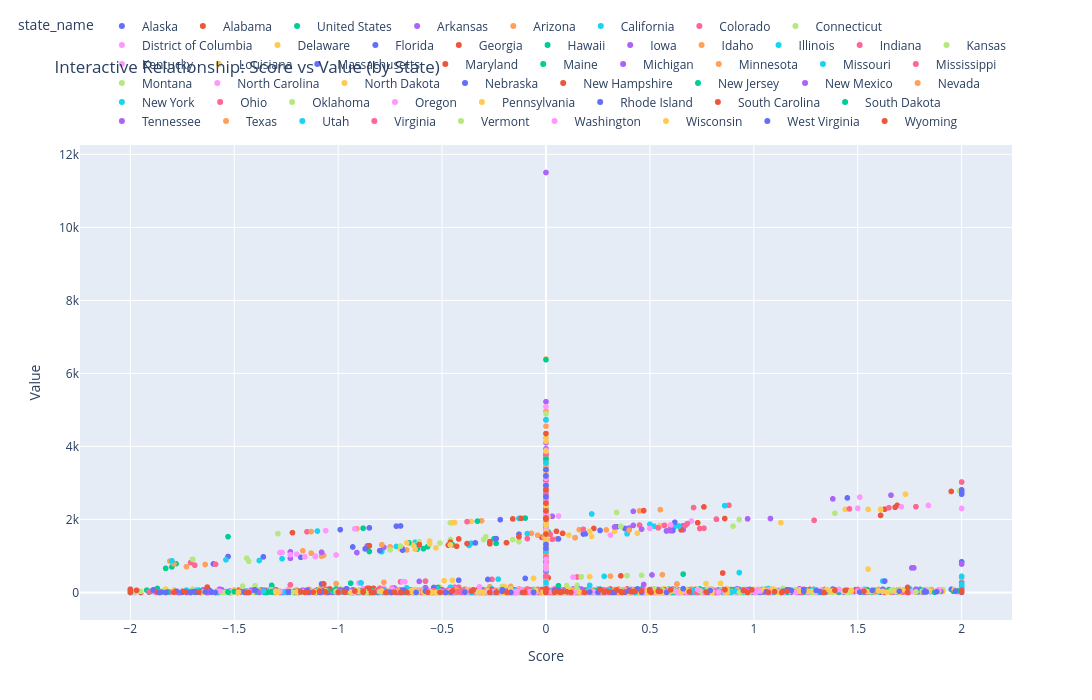

Notebook code for this chart:
### Code cell
# 6. Violinplot
plt.figure(figsize=(14, 7))

top_measures_violin = df_encoded['measure_name'].value_counts().head(10).index
df_violin = df_encoded[df_encoded['measure_name'].isin(top_measures_violin)]

sns.violinplot(
    data=df_violin,
    x='measure_name',
    y='value'
)

plt.xticks(rotation=90)
plt.title('Value Distribution by Measure (Top 10)')
plt.xlabel('Measure Name')
plt.ylabel('Value')
plt.tight_layout()
plt.show()

# 7. Интерактивный график Plotly с hover_data
import plotly.express as px

fig = px.scatter(
    df_encoded,
    x='score',
    y='value',
    color='state_name',
    hover_data=['measure_name', 'rank', 'lower_CI', 'upper_CI', 'uncertainty_ratio'],
    title='Interactive Relationship: Score vs Value (by State)',
    labels={'score': 'Score', 'value': 'Value'},
    height=700,
    width=1200
)

fig.update_layout(
    hovermode='closest',
    legend=dict(orientation='h', yanchor='bottom', y=1.02, xanchor='right', x=1)
)

fig.show()

### Figure 1 — Plotly figure (JSON) as saved in the notebook; plotly's stock layout.template omitted (floating-point values rounded to 4 significant figures; data arrays with more than 128 entries replaced by an {"elided": "..."} marker saying what was removed)
{"data": [{"customdata": {"elided": "332x5 mixed values"}, "hovertemplate": "state_name=Alaska<br>Score=%{x}<br>Value=%{y}<br>measure_name=%{customdata[0]}<br>rank=%{customdata[1]}<br>lower_CI=%{customdata[2]}<br>upper_CI=%{customdata[3]}<br>uncertainty_ratio=%{customdata[4]}<extra></extra>", "legendgroup": "Alaska", "marker": {"color": "#636efa", "symbol": "circle"}, "mode": "markers", "name": "Alaska", "showlegend": true, "type": "scattergl", "x": {"elided": "332 float values"}, "xaxis": "x", "y": {"elided": "332 float values"}, "yaxis": "y"}, {"customdata": {"elided": "374x5 mixed values"}, "hovertemplate": "state_name=Alabama<br>Score=%{x}<br>Value=%{y}<br>measure_name=%{customdata[0]}<br>rank=%{customdata[1]}<br>lower_CI=%{customdata[2]}<br>upper_CI=%{customdata[3]}<br>uncertainty_ratio=%{customdata[4]}<extra></extra>", "legendgroup": "Alabama", "marker": {"color": "#EF553B", "symbol": "circle"}, "mode": "markers", "name": "Alabama", "showlegend": true, "type": "scattergl", "x": {"elided": "374 float values"}, "xaxis": "x", "y": {"elided": "374 float values"}, "yaxis": "y"}, {"customdata": {"elided": "482x5 mixed values"}, "hovertemplate": "state_name=United States<br>Score=%{x}<br>Value=%{y}<br>measure_name=%{customdata[0]}<br>rank=%{customdata[1]}<br>lower_CI=%{customdata[2]}<br>upper_CI=%{customdata[3]}<br>uncertainty_ratio=%{customdata[4]}<extra></extra>", "legendgroup": "United States", "marker": {"color": "#00cc96", "symbol": "circle"}, "mode": "markers", "name": "United States", "showlegend": true, "type": "scattergl", "x": {"elided": "482 float values"}, "xaxis": "x", "y": {"elided": "482 float values"}, "yaxis": "y"}, {"customdata": {"elided": "374x5 mixed values"}, "hovertemplate": "state_name=Arkansas<br>Score=%{x}<br>Value=%{y}<br>measure_name=%{customdata[0]}<br>rank=%{customdata[1]}<br>lower_CI=%{customdata[2]}<br>upper_CI=%{customdata[3]}<br>uncertainty_ratio=%{customdata[4]}<extra></extra>", "legendgroup": "Arkansas", "marker": {"color": "#ab63fa", "symbol": "circle"}, "mode": "markers", "name": "Arkansas", "showlegend": true, "type": "scattergl", "x": {"elided": "374 float values"}, "xaxis": "x", "y": {"elided": "374 float values"}, "yaxis": "y"}, {"customdata": {"elided": "413x5 mixed values"}, "hovertemplate": "state_name=Arizona<br>Score=%{x}<br>Value=%{y}<br>measure_name=%{customdata[0]}<br>rank=%{customdata[1]}<br>lower_CI=%{customdata[2]}<br>upper_CI=%{customdata[3]}<br>uncertainty_ratio=%{customdata[4]}<extra></extra>", "legendgroup": "Arizona", "marker": {"color": "#FFA15A", "symbol": "circle"}, "mode": "markers", "name": "Arizona", "showlegend": true, "type": "scattergl", "x": {"elided": "413 float values"}, "xaxis": "x", "y": {"elided": "413 float values"}, "yaxis": "y"}, {"customdata": {"elided": "374x5 mixed values"}, "hovertemplate": "state_name=California<br>Score=%{x}<br>Value=%{y}<br>measure_name=%{customdata[0]}<br>rank=%{customdata[1]}<br>lower_CI=%{customdata[2]}<br>upper_CI=%{customdata[3]}<br>uncertainty_ratio=%{customdata[4]}<extra></extra>", "legendgroup": "California", "marker": {"color": "#19d3f3", "symbol": "circle"}, "mode": "markers", "name": "California", "showlegend": true, "type": "scattergl", "x": {"elided": "374 float values"}, "xaxis": "x", "y": {"elided": "374 float values"}, "yaxis": "y"}, {"customdata": {"elided": "393x5 mixed values"}, "hovertemplate": "state_name=Colorado<br>Score=%{x}<br>Value=%{y}<br>measure_name=%{customdata[0]}<br>rank=%{customdata[1]}<br>lower_CI=%{customdata[2]}<br>upper_CI=%{customdata[3]}<br>uncertainty_ratio=%{customdata[4]}<extra></extra>", "legendgroup": "Colorado", "marker": {"color": "#FF6692", "symbol": "circle"}, "mode": "markers", "name": "Colorado", "showlegend": true, "type": "scattergl", "x": {"elided": "393 float values"}, "xaxis": "x", "y": {"elided": "393 float values"}, "yaxis": "y"}, {"customdata": {"elided": "356x5 mixed values"}, "hovertemplate": "state_name=Connecticut<br>Score=%{x}<br>Value=%{y}<br>measure_name=%{customdata[0]}<br>rank=%{customdata[1]}<br>lower_CI=%{customdata[2]}<br>upper_CI=%{customdata[3]}<br>uncertainty_ratio=%{customdata[4]}<extra></extra>", "legendgroup": "Connecticut", "marker": {"color": "#B6E880", "symbol": "circle"}, "mode": "markers", "name": "Connecticut", "showlegend": true, "type": "scattergl", "x": {"elided": "356 float values"}, "xaxis": "x", "y": {"elided": "356 float values"}, "yaxis": "y"}, {"customdata": {"elided": "291x5 mixed values"}, "hovertemplate": "state_name=District of Columbia<br>Score=%{x}<br>Value=%{y}<br>measure_name=%{customdata[0]}<br>rank=%{customdata[1]}<br>lower_CI=%{customdata[2]}<br>upper_CI=%{customdata[3]}<br>uncertainty_ratio=%{customdata[4]}<extra></extra>", "legendgroup": "District of Columbia", "marker": {"color": "#FF97FF", "symbol": "circle"}, "mode": "markers", "name": "District of Columbia", "showlegend": true, "type": "scattergl", "x": {"elided": "291 float values"}, "xaxis": "x", "y": {"elided": "291 float values"}, "yaxis": "y"}, {"customdata": {"elided": "331x5 mixed values"}, "hovertemplate": "state_name=Delaware<br>Score=%{x}<br>Value=%{y}<br>measure_name=%{customdata[0]}<br>rank=%{customdata[1]}<br>lower_CI=%{customdata[2]}<br>upper_CI=%{customdata[3]}<br>uncertainty_ratio=%{customdata[4]}<extra></extra>", "legendgroup": "Delaware", "marker": {"color": "#FECB52", "symbol": "circle"}, "mode": "markers", "name": "Delaware", "showlegend": true, "type": "scattergl", "x": {"elided": "331 float values"}, "xaxis": "x", "y": {"elided": "331 float values"}, "yaxis": "y"}, {"customdata": {"elided": "402x5 mixed values"}, "hovertemplate": "state_name=Florida<br>Score=%{x}<br>Value=%{y}<br>measure_name=%{customdata[0]}<br>rank=%{customdata[1]}<br>lower_CI=%{customdata[2]}<br>upper_CI=%{customdata[3]}<br>uncertainty_ratio=%{customdata[4]}<extra></extra>", "legendgroup": "Florida", "marker": {"color": "#636efa", "symbol": "circle"}, "mode": "markers", "name": "Florida", "showlegend": true, "type": "scattergl", "x": {"elided": "402 float values"}, "xaxis": "x", "y": {"elided": "402 float values"}, "yaxis": "y"}, {"customdata": {"elided": "380x5 mixed values"}, "hovertemplate": "state_name=Georgia<br>Score=%{x}<br>Value=%{y}<br>measure_name=%{customdata[0]}<br>rank=%{customdata[1]}<br>lower_CI=%{customdata[2]}<br>upper_CI=%{customdata[3]}<br>uncertainty_ratio=%{customdata[4]}<extra></extra>", "legendgroup": "Georgia", "marker": {"color": "#EF553B", "symbol": "circle"}, "mode": "markers", "name": "Georgia", "showlegend": true, "type": "scattergl", "x": {"elided": "380 float values"}, "xaxis": "x", "y": {"elided": "380 float values"}, "yaxis": "y"}, {"customdata": {"elided": "409x5 mixed values"}, "hovertemplate": "state_name=Hawaii<br>Score=%{x}<br>Value=%{y}<br>measure_name=%{customdata[0]}<br>rank=%{customdata[1]}<br>lower_CI=%{customdata[2]}<br>upper_CI=%{customdata[3]}<br>uncertainty_ratio=%{customdata[4]}<extra></extra>", "legendgroup": "Hawaii", "marker": {"color": "#00cc96", "symbol": "circle"}, "mode": "markers", "name": "Hawaii", "showlegend": true, "type": "scattergl", "x": {"elided": "409 float values"}, "xaxis": "x", "y": {"elided": "409 float values"}, "yaxis": "y"}, {"customdata": {"elided": "352x5 mixed values"}, "hovertemplate": "state_name=Iowa<br>Score=%{x}<br>Value=%{y}<br>measure_name=%{customdata[0]}<br>rank=%{customdata[1]}<br>lower_CI=%{customdata[2]}<br>upper_CI=%{customdata[3]}<br>uncertainty_ratio=%{customdata[4]}<extra></extra>", "legendgroup": "Iowa", "marker": {"color": "#ab63fa", "symbol": "circle"}, "mode": "markers", "name": "Iowa", "showlegend": true, "type": "scattergl", "x": {"elided": "352 float values"}, "xaxis": "x", "y": {"elided": "352 float values"}, "yaxis": "y"}, {"customdata": {"elided": "337x5 mixed values"}, "hovertemplate": "state_name=Idaho<br>Score=%{x}<br>Value=%{y}<br>measure_name=%{customdata[0]}<br>rank=%{customdata[1]}<br>lower_CI=%{customdata[2]}<br>upper_CI=%{customdata[3]}<br>uncertainty_ratio=%{customdata[4]}<extra></extra>", "legendgroup": "Idaho", "marker": {"color": "#FFA15A", "symbol": "circle"}, "mode": "markers", "name": "Idaho", "showlegend": true, "type": "scattergl", "x": {"elided": "337 float values"}, "xaxis": "x", "y": {"elided": "337 float values"}, "yaxis": "y"}, {"customdata": {"elided": "357x5 mixed values"}, "hovertemplate": "state_name=Illinois<br>Score=%{x}<br>Value=%{y}<br>measure_name=%{customdata[0]}<br>rank=%{customdata[1]}<br>lower_CI=%{customdata[2]}<br>upper_CI=%{customdata[3]}<br>uncertainty_ratio=%{customdata[4]}<extra></extra>", "legendgroup": "Illinois", "marker": {"color": "#19d3f3", "symbol": "circle"}, "mode": "markers", "name": "Illinois", "showlegend": true, "type": "scattergl", "x": {"elided": "357 float values"}, "xaxis": "x", "y": {"elided": "357 float values"}, "yaxis": "y"}, {"customdata": {"elided": "378x5 mixed values"}, "hovertemplate": "state_name=Indiana<br>Score=%{x}<br>Value=%{y}<br>measure_name=%{customdata[0]}<br>rank=%{customdata[1]}<br>lower_CI=%{customdata[2]}<br>upper_CI=%{customdata[3]}<br>uncertainty_ratio=%{customdata[4]}<extra></extra>", "legendgroup": "Indiana", "marker": {"color": "#FF6692", "symbol": "circle"}, "mode": "markers", "name": "Indiana", "showlegend": true, "type": "scattergl", "x": {"elided": "378 float values"}, "xaxis": "x", "y": {"elided": "378 float values"}, "yaxis": "y"}, {"customdata": {"elided": "383x5 mixed values"}, "hovertemplate": "state_name=Kansas<br>Score=%{x}<br>Value=%{y}<br>measure_name=%{customdata[0]}<br>rank=%{customdata[1]}<br>lower_CI=%{customdata[2]}<br>upper_CI=%{customdata[3]}<br>uncertainty_ratio=%{customdata[4]}<extra></extra>", "legendgroup": "Kansas", "marker": {"color": "#B6E880", "symbol": "circle"}, "mode": "markers", "name": "Kansas", "showlegend": true, "type": "scattergl", "x": {"elided": "383 float values"}, "xaxis": "x", "y": {"elided": "383 float values"}, "yaxis": "y"}, {"customdata": {"elided": "350x5 mixed values"}, "hovertemplate": "state_name=Kentucky<br>Score=%{x}<br>Value=%{y}<br>measure_name=%{customdata[0]}<br>rank=%{customdata[1]}<br>lower_CI=%{customdata[2]}<br>upper_CI=%{customdata[3]}<br>uncertainty_ratio=%{customdata[4]}<extra></extra>", "legendgroup": "Kentucky", "marker": {"color": "#FF97FF", "symbol": "circle"}, "mode": "markers", "name": "Kentucky", "showlegend": true, "type": "scattergl", "x": {"elided": "350 float values"}, "xaxis": "x", "y": {"elided": "350 float values"}, "yaxis": "y"}, {"customdata": {"elided": "366x5 mixed values"}, "hovertemplate": "state_name=Louisiana<br>Score=%{x}<br>Value=%{y}<br>measure_name=%{customdata[0]}<br>rank=%{customdata[1]}<br>lower_CI=%{customdata[2]}<br>upper_CI=%{customdata[3]}<br>uncertainty_ratio=%{customdata[4]}<extra></extra>", "legendgroup": "Louisiana", "marker": {"color": "#FECB52", "symbol": "circle"}, "mode": "markers", "name": "Louisiana", "showlegend": true, "type": "scattergl", "x": {"elided": "366 float values"}, "xaxis": "x", "y": {"elided": "366 float values"}, "yaxis": "y"}, {"customdata": {"elided": "365x5 mixed values"}, "hovertemplate": "state_name=Massachusetts<br>Score=%{x}<br>Value=%{y}<br>measure_name=%{customdata[0]}<br>rank=%{customdata[1]}<br>lower_CI=%{customdata[2]}<br>upper_CI=%{customdata[3]}<br>uncertainty_ratio=%{customdata[4]}<extra></extra>", "legendgroup": "Massachusetts", "marker": {"color": "#636efa", "symbol": "circle"}, "mode": "markers", "name": "Massachusetts", "showlegend": true, "type": "scattergl", "x": {"elided": "365 float values"}, "xaxis": "x", "y": {"elided": "365 float values"}, "yaxis": "y"}, {"customdata": {"elided": "394x5 mixed values"}, "hovertemplate": "state_name=Maryland<br>Score=%{x}<br>Value=%{y}<br>measure_name=%{customdata[0]}<br>rank=%{customdata[1]}<br>lower_CI=%{customdata[2]}<br>upper_CI=%{customdata[3]}<br>uncertainty_ratio=%{customdata[4]}<extra></extra>", "legendgroup": "Maryland", "marker": {"color": "#EF553B", "symbol": "circle"}, "mode": "markers", "name": "Maryland", "showlegend": true, "type": "scattergl", "x": {"elided": "394 float values"}, "xaxis": "x", "y": {"elided": "394 float values"}, "yaxis": "y"}, {"customdata": {"elided": "343x5 mixed values"}, "hovertemplate": "state_name=Maine<br>Score=%{x}<br>Value=%{y}<br>measure_name=%{customdata[0]}<br>rank=%{customdata[1]}<br>lower_CI=%{customdata[2]}<br>upper_CI=%{customdata[3]}<br>uncertainty_ratio=%{customdata[4]}<extra></extra>", "legendgroup": "Maine", "marker": {"color": "#00cc96", "symbol": "circle"}, "mode": "markers", "name": "Maine", "showlegend": true, "type": "scattergl", "x": {"elided": "343 float values"}, "xaxis": "x", "y": {"elided": "343 float values"}, "yaxis": "y"}, {"customdata": {"elided": "380x5 mixed values"}, "hovertemplate": "state_name=Michigan<br>Score=%{x}<br>Value=%{y}<br>measure_name=%{customdata[0]}<br>rank=%{customdata[1]}<br>lower_CI=%{customdata[2]}<br>upper_CI=%{customdata[3]}<br>uncertainty_ratio=%{customdata[4]}<extra></extra>", "legendgroup": "Michigan", "marker": {"color": "#ab63fa", "symbol": "circle"}, "mode": "markers", "name": "Michigan", "showlegend": true, "type": "scattergl", "x": {"elided": "380 float values"}, "xaxis": "x", "y": {"elided": "380 float values"}, "yaxis": "y"}, {"customdata": {"elided": "364x5 mixed values"}, "hovertemplate": "state_name=Minnesota<br>Score=%{x}<br>Value=%{y}<br>measure_name=%{customdata[0]}<br>rank=%{customdata[1]}<br>lower_CI=%{customdata[2]}<br>upper_CI=%{customdata[3]}<br>uncertainty_ratio=%{customdata[4]}<extra></extra>", "legendgroup": "Minnesota", "marker": {"color": "#FFA15A", "symbol": "circle"}, "mode": "markers", "name": "Minnesota", "showlegend": true, "type": "scattergl", "x": {"elided": "364 float values"}, "xaxis": "x", "y": {"elided": "364 float values"}, "yaxis": "y"}, {"customdata": {"elided": "376x5 mixed values"}, "hovertemplate": "state_name=Missouri<br>Score=%{x}<br>Value=%{y}<br>measure_name=%{customdata[0]}<br>rank=%{customdata[1]}<br>lower_CI=%{customdata[2]}<br>upper_CI=%{customdata[3]}<br>uncertainty_ratio=%{customdata[4]}<extra></extra>", "legendgroup": "Missouri", "marker": {"color": "#19d3f3", "symbol": "circle"}, "mode": "markers", "name": "Missouri", "showlegend": true, "type": "scattergl", "x": {"elided": "376 float values"}, "xaxis": "x", "y": {"elided": "376 float values"}, "yaxis": "y"}, {"customdata": {"elided": "372x5 mixed values"}, "hovertemplate": "state_name=Mississippi<br>Score=%{x}<br>Value=%{y}<br>measure_name=%{customdata[0]}<br>rank=%{customdata[1]}<br>lower_CI=%{customdata[2]}<br>upper_CI=%{customdata[3]}<br>uncertainty_ratio=%{customdata[4]}<extra></extra>", "legendgroup": "Mississippi", "marker": {"color": "#FF6692", "symbol": "circle"}, "mode": "markers", "name": "Mississippi", "showlegend": true, "type": "scattergl", "x": {"elided": "372 float values"}, "xaxis": "x", "y": {"elided": "372 float values"}, "yaxis": "y"}, {"customdata": {"elided": "361x5 mixed values"}, "hovertemplate": "state_name=Montana<br>Score=%{x}<br>Value=%{y}<br>measure_name=%{customdata[0]}<br>rank=%{customdata[1]}<br>lower_CI=%{customdata[2]}<br>upper_CI=%{customdata[3]}<br>uncertainty_ratio=%{customdata[4]}<extra></extra>", "legendgroup": "Montana", "marker": {"color": "#B6E880", "symbol": "circle"}, "mode": "markers", "name": "Montana", "showlegend": true, "type": "scattergl", "x": {"elided": "361 float values"}, "xaxis": "x", "y": {"elided": "361 float values"}, "yaxis": "y"}, {"customdata": {"elided": "373x5 mixed values"}, "hovertemplate": "state_name=North Carolina<br>Score=%{x}<br>Value=%{y}<br>measure_name=%{customdata[0]}<br>rank=%{customdata[1]}<br>lower_CI=%{customdata[2]}<br>upper_CI=%{customdata[3]}<br>uncertainty_ratio=%{customdata[4]}<extra></extra>", "legendgroup": "North Carolina", "marker": {"color": "#FF97FF", "symbol": "circle"}, "mode": "markers", "name": "North Carolina", "showlegend": true, "type": "scattergl", "x": {"elided": "373 float values"}, "xaxis": "x", "y": {"elided": "373 float values"}, "yaxis": "y"}, {"customdata": {"elided": "328x5 mixed values"}, "hovertemplate": "state_name=North Dakota<br>Score=%{x}<br>Value=%{y}<br>measure_name=%{customdata[0]}<br>rank=%{customdata[1]}<br>lower_CI=%{customdata[2]}<br>upper_CI=%{customdata[3]}<br>uncertainty_ratio=%{customdata[4]}<extra></extra>", "legendgroup": "North Dakota", "marker": {"color": "#FECB52", "symbol": "circle"}, "mode": "markers", "name": "North Dakota", "showlegend": true, "type": "scattergl", "x": {"elided": "328 float values"}, "xaxis": "x", "y": {"elided": "328 float values"}, "yaxis": "y"}, {"customdata": {"elided": "376x5 mixed values"}, "hovertemplate": "state_name=Nebraska<br>Score=%{x}<br>Value=%{y}<br>measure_name=%{customdata[0]}<br>rank=%{customdata[1]}<br>lower_CI=%{customdata[2]}<br>upper_CI=%{customdata[3]}<br>uncertainty_ratio=%{customdata[4]}<extra></extra>", "legendgroup": "Nebraska", "marker": {"color": "#636efa", "symbol": "circle"}, "mode": "markers", "name": "Nebraska", "showlegend": true, "type": "scattergl", "x": {"elided": "376 float values"}, "xaxis": "x", "y": {"elided": "376 float values"}, "yaxis": "y"}, {"customdata": {"elided": "345x5 mixed values"}, "hovertemplate": "state_name=New Hampshire<br>Score=%{x}<br>Value=%{y}<br>measure_name=%{customdata[0]}<br>rank=%{customdata[1]}<br>lower_CI=%{customdata[2]}<br>upper_CI=%{customdata[3]}<br>uncertainty_ratio=%{customdata[4]}<extra></extra>", "legendgroup": "New Hampshire", "marker": {"color": "#EF553B", "symbol": "circle"}, "mode": "markers", "name": "New Hampshire", "showlegend": true, "type": "scattergl", "x": {"elided": "345 float values"}, "xaxis": "x", "y": {"elided": "345 float values"}, "yaxis": "y"}, {"customdata": {"elided": "390x5 mixed values"}, "hovertemplate": "state_name=New Jersey<br>Score=%{x}<br>Value=%{y}<br>measure_name=%{customdata[0]}<br>rank=%{customdata[1]}<br>lower_CI=%{customdata[2]}<br>upper_CI=%{customdata[3]}<br>uncertainty_ratio=%{customdata[4]}<extra></extra>", "legendgroup": "New Jersey", "marker": {"color": "#00cc96", "symbol": "circle"}, "mode": "markers", "name": "New Jersey", "showlegend": true, "type": "scattergl", "x": {"elided": "390 float values"}, "xaxis": "x", "y": {"elided": "390 float values"}, "yaxis": "y"}, {"customdata": {"elided": "387x5 mixed values"}, "hovertemplate": "state_name=New Mexico<br>Score=%{x}<br>Value=%{y}<br>measure_name=%{customdata[0]}<br>rank=%{customdata[1]}<br>lower_CI=%{customdata[2]}<br>upper_CI=%{customdata[3]}<br>uncertainty_ratio=%{customdata[4]}<extra></extra>", "legendgroup": "New Mexico", "marker": {"color": "#ab63fa", "symbol": "circle"}, "mode": "markers", "name": "New Mexico", "showlegend": true, "type": "scattergl", "x": {"elided": "387 float values"}, "xaxis": "x", "y": {"elided": "387 float values"}, "yaxis": "y"}, {"customdata": {"elided": "325x5 mixed values"}, "hovertemplate": "state_name=Nevada<br>Score=%{x}<br>Value=%{y}<br>measure_name=%{customdata[0]}<br>rank=%{customdata[1]}<br>lower_CI=%{customdata[2]}<br>upper_CI=%{customdata[3]}<br>uncertainty_ratio=%{customdata[4]}<extra></extra>", "legendgroup": "Nevada", "marker": {"color": "#FFA15A", "symbol": "circle"}, "mode": "markers", "name": "Nevada", "showlegend": true, "type": "scattergl", "x": {"elided": "325 float values"}, "xaxis": "x", "y": {"elided": "325 float values"}, "yaxis": "y"}, {"customdata": {"elided": "424x5 mixed values"}, "hovertemplate": "state_name=New York<br>Score=%{x}<br>Value=%{y}<br>measure_name=%{customdata[0]}<br>rank=%{customdata[1]}<br>lower_CI=%{customdata[2]}<br>upper_CI=%{customdata[3]}<br>uncertainty_ratio=%{customdata[4]}<extra></extra>", "legendgroup": "New York", "marker": {"color": "#19d3f3", "symbol": "circle"}, "mode": "markers", "name": "New York", "showlegend": true, "type": "scattergl", "x": {"elided": "424 float values"}, "xaxis": "x", "y": {"elided": "424 float values"}, "yaxis": "y"}, {"customdata": {"elided": "395x5 mixed values"}, "hovertemplate": "state_name=Ohio<br>Score=%{x}<br>Value=%{y}<br>measure_name=%{customdata[0]}<br>rank=%{customdata[1]}<br>lower_CI=%{customdata[2]}<br>upper_CI=%{customdata[3]}<br>uncertainty_ratio=%{customdata[4]}<extra></extra>", "legendgroup": "Ohio", "marker": {"color": "#FF6692", "symbol": "circle"}, "mode": "markers", "name": "Ohio", "showlegend": true, "type": "scattergl", "x": {"elided": "395 float values"}, "xaxis": "x", "y": {"elided": "395 float values"}, "yaxis": "y"}, {"customdata": {"elided": "392x5 mixed values"}, "hovertemplate": "state_name=Oklahoma<br>Score=%{x}<br>Value=%{y}<br>measure_name=%{customdata[0]}<br>rank=%{customdata[1]}<br>lower_CI=%{customdata[2]}<br>upper_CI=%{customdata[3]}<br>uncertainty_ratio=%{customdata[4]}<extra></extra>", "legendgroup": "Oklahoma", "marker": {"color": "#B6E880", "symbol": "circle"}, "mode": "markers", "name": "Oklahoma", "showlegend": true, "type": "scattergl", "x": {"elided": "392 float values"}, "xaxis": "x", "y": {"elided": "392 float values"}, "yaxis": "y"}, {"customdata": {"elided": "359x5 mixed values"}, "hovertemplate": "state_name=Oregon<br>Score=%{x}<br>Value=%{y}<br>measure_name=%{customdata[0]}<br>rank=%{customdata[1]}<br>lower_CI=%{customdata[2]}<br>upper_CI=%{customdata[3]}<br>uncertainty_ratio=%{customdata[4]}<extra></extra>", "legendgroup": "Oregon", "marker": {"color": "#FF97FF", "symbol": "circle"}, "mode": "markers", "name": "Oregon", "showlegend": true, "type": "scattergl", "x": {"elided": "359 float values"}, "xaxis": "x", "y": {"elided": "359 float values"}, "yaxis": "y"}, {"customdata": {"elided": "364x5 mixed values"}, "hovertemplate": "state_name=Pennsylvania<br>Score=%{x}<br>Value=%{y}<br>measure_name=%{customdata[0]}<br>rank=%{customdata[1]}<br>lower_CI=%{customdata[2]}<br>upper_CI=%{customdata[3]}<br>uncertainty_ratio=%{customdata[4]}<extra></extra>", "legendgroup": "Pennsylvania", "marker": {"color": "#FECB52", "symbol": "circle"}, "mode": "markers", "name": "Pennsylvania", "showlegend": true, "type": "scattergl", "x": {"elided": "364 float values"}, "xaxis": "x", "y": {"elided": "364 float values"}, "yaxis": "y"}, {"customdata": {"elided": "329x5 mixed values"}, "hovertemplate": "state_name=Rhode Island<br>Score=%{x}<br>Value=%{y}<br>measure_name=%{customdata[0]}<br>rank=%{customdata[1]}<br>lower_CI=%{customdata[2]}<br>upper_CI=%{customdata[3]}<br>uncertainty_ratio=%{customdata[4]}<extra></extra>", "legendgroup": "Rhode Island", "marker": {"color": "#636efa", "symbol": "circle"}, "mode": "markers", "name": "Rhode Island", "showlegend": true, "type": "scattergl", "x": {"elided": "329 float values"}, "xaxis": "x", "y": {"elided": "329 float values"}, "yaxis": "y"}, {"customdata": {"elided": "370x5 mixed values"}, "hovertemplate": "state_name=South Carolina<br>Score=%{x}<br>Value=%{y}<br>measure_name=%{customdata[0]}<br>rank=%{customdata[1]}<br>lower_CI=%{customdata[2]}<br>upper_CI=%{customdata[3]}<br>uncertainty_ratio=%{customdata[4]}<extra></extra>", "legendgroup": "South Carolina", "marker": {"color": "#EF553B", "symbol": "circle"}, "mode": "markers", "name": "South Carolina", "showlegend": true, "type": "scattergl", "x": {"elided": "370 float values"}, "xaxis": "x", "y": {"elided": "370 float values"}, "yaxis": "y"}, {"customdata": {"elided": "325x5 mixed values"}, "hovertemplate": "state_name=South Dakota<br>Score=%{x}<br>Value=%{y}<br>measure_name=%{customdata[0]}<br>rank=%{customdata[1]}<br>lower_CI=%{customdata[2]}<br>upper_CI=%{customdata[3]}<br>uncertainty_ratio=%{customdata[4]}<extra></extra>", "legendgroup": "South Dakota", "marker": {"color": "#00cc96", "symbol": "circle"}, "mode": "markers", "name": "South Dakota", "showlegend": true, "type": "scattergl", "x": {"elided": "325 float values"}, "xaxis": "x", "y": {"elided": "325 float values"}, "yaxis": "y"}, {"customdata": {"elided": "361x5 mixed values"}, "hovertemplate": "state_name=Tennessee<br>Score=%{x}<br>Value=%{y}<br>measure_name=%{customdata[0]}<br>rank=%{customdata[1]}<br>lower_CI=%{customdata[2]}<br>upper_CI=%{customdata[3]}<br>uncertainty_ratio=%{customdata[4]}<extra></extra>", "legendgroup": "Tennessee", "marker": {"color": "#ab63fa", "symbol": "circle"}, "mode": "markers", "name": "Tennessee", "showlegend": true, "type": "scattergl", "x": {"elided": "361 float values"}, "xaxis": "x", "y": {"elided": "361 float values"}, "yaxis": "y"}, {"customdata": {"elided": "396x5 mixed values"}, "hovertemplate": "state_name=Texas<br>Score=%{x}<br>Value=%{y}<br>measure_name=%{customdata[0]}<br>rank=%{customdata[1]}<br>lower_CI=%{customdata[2]}<br>upper_CI=%{customdata[3]}<br>uncertainty_ratio=%{customdata[4]}<extra></extra>", "legendgroup": "Texas", "marker": {"color": "#FFA15A", "symbol": "circle"}, "mode": "markers", "name": "Texas", "showlegend": true, "type": "scattergl", "x": {"elided": "396 float values"}, "xaxis": "x", "y": {"elided": "396 float values"}, "yaxis": "y"}, {"customdata": {"elided": "363x5 mixed values"}, "hovertemplate": "state_name=Utah<br>Score=%{x}<br>Value=%{y}<br>measure_name=%{customdata[0]}<br>rank=%{customdata[1]}<br>lower_CI=%{customdata[2]}<br>upper_CI=%{customdata[3]}<br>uncertainty_ratio=%{customdata[4]}<extra></extra>", "legendgroup": "Utah", "marker": {"color": "#19d3f3", "symbol": "circle"}, "mode": "markers", "name": "Utah", "showlegend": true, "type": "scattergl", "x": {"elided": "363 float values"}, "xaxis": "x", "y": {"elided": "363 float values"}, "yaxis": "y"}, {"customdata": {"elided": "383x5 mixed values"}, "hovertemplate": "state_name=Virginia<br>Score=%{x}<br>Value=%{y}<br>measure_name=%{customdata[0]}<br>rank=%{customdata[1]}<br>lower_CI=%{customdata[2]}<br>upper_CI=%{customdata[3]}<br>uncertainty_ratio=%{customdata[4]}<extra></extra>", "legendgroup": "Virginia", "marker": {"color": "#FF6692", "symbol": "circle"}, "mode": "markers", "name": "Virginia", "showlegend": true, "type": "scattergl", "x": {"elided": "383 float values"}, "xaxis": "x", "y": {"elided": "383 float values"}, "yaxis": "y"}, {"customdata": {"elided": "326x5 mixed values"}, "hovertemplate": "state_name=Vermont<br>Score=%{x}<br>Value=%{y}<br>measure_name=%{customdata[0]}<br>rank=%{customdata[1]}<br>lower_CI=%{customdata[2]}<br>upper_CI=%{customdata[3]}<br>uncertainty_ratio=%{customdata[4]}<extra></extra>", "legendgroup": "Vermont", "marker": {"color": "#B6E880", "symbol": "circle"}, "mode": "markers", "name": "Vermont", "showlegend": true, "type": "scattergl", "x": {"elided": "326 float values"}, "xaxis": "x", "y": {"elided": "326 float values"}, "yaxis": "y"}, {"customdata": {"elided": "400x5 mixed values"}, "hovertemplate": "state_name=Washington<br>Score=%{x}<br>Value=%{y}<br>measure_name=%{customdata[0]}<br>rank=%{customdata[1]}<br>lower_CI=%{customdata[2]}<br>upper_CI=%{customdata[3]}<br>uncertainty_ratio=%{customdata[4]}<extra></extra>", "legendgroup": "Washington", "marker": {"color": "#FF97FF", "symbol": "circle"}, "mode": "markers", "name": "Washington", "showlegend": true, "type": "scattergl", "x": {"elided": "400 float values"}, "xaxis": "x", "y": {"elided": "400 float values"}, "yaxis": "y"}, {"customdata": {"elided": "360x5 mixed values"}, "hovertemplate": "state_name=Wisconsin<br>Score=%{x}<br>Value=%{y}<br>measure_name=%{customdata[0]}<br>rank=%{customdata[1]}<br>lower_CI=%{customdata[2]}<br>upper_CI=%{customdata[3]}<br>uncertainty_ratio=%{customdata[4]}<extra></extra>", "legendgroup": "Wisconsin", "marker": {"color": "#FECB52", "symbol": "circle"}, "mode": "markers", "name": "Wisconsin", "showlegend": true, "type": "scattergl", "x": {"elided": "360 float values"}, "xaxis": "x", "y": {"elided": "360 float values"}, "yaxis": "y"}, {"customdata": {"elided": "351x5 mixed values"}, "hovertemplate": "state_name=West Virginia<br>Score=%{x}<br>Value=%{y}<br>measure_name=%{customdata[0]}<br>rank=%{customdata[1]}<br>lower_CI=%{customdata[2]}<br>upper_CI=%{customdata[3]}<br>uncertainty_ratio=%{customdata[4]}<extra></extra>", "legendgroup": "West Virginia", "marker": {"color": "#636efa", "symbol": "circle"}, "mode": "markers", "name": "West Virginia", "showlegend": true, "type": "scattergl", "x": {"elided": "351 float values"}, "xaxis": "x", "y": {"elided": "351 float values"}, "yaxis": "y"}, {"customdata": {"elided": "344x5 mixed values"}, "hovertemplate": "state_name=Wyoming<br>Score=%{x}<br>Value=%{y}<br>measure_name=%{customdata[0]}<br>rank=%{customdata[1]}<br>lower_CI=%{customdata[2]}<br>upper_CI=%{customdata[3]}<br>uncertainty_ratio=%{customdata[4]}<extra></extra>", "legendgroup": "Wyoming", "marker": {"color": "#EF553B", "symbol": "circle"}, "mode": "markers", "name": "Wyoming", "showlegend": true, "type": "scattergl", "x": {"elided": "344 float values"}, "xaxis": "x", "y": {"elided": "344 float values"}, "yaxis": "y"}], "layout": {"height": 700, "hovermode": "closest", "legend": {"orientation": "h", "title": {"text": "state_name"}, "tracegroupgap": 0, "x": 1, "xanchor": "right", "y": 1.02, "yanchor": "bottom"}, "title": {"text": "Interactive Relationship: Score vs Value (by State)"}, "width": 1200, "xaxis": {"anchor": "y", "domain": [0, 1], "title": {"text": "Score"}}, "yaxis": {"anchor": "x", "domain": [0, 1], "title": {"text": "Value"}}}}
